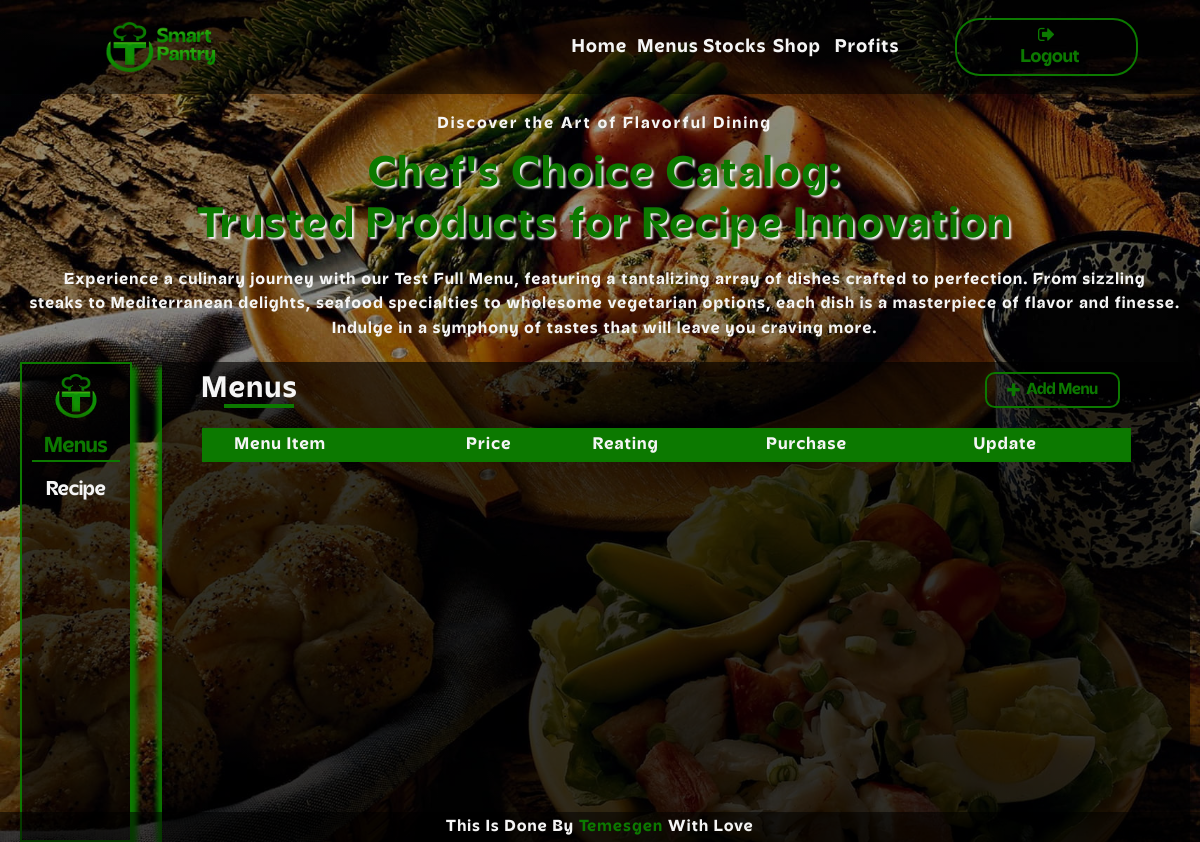
Page /Menu/ on the earlier database version.
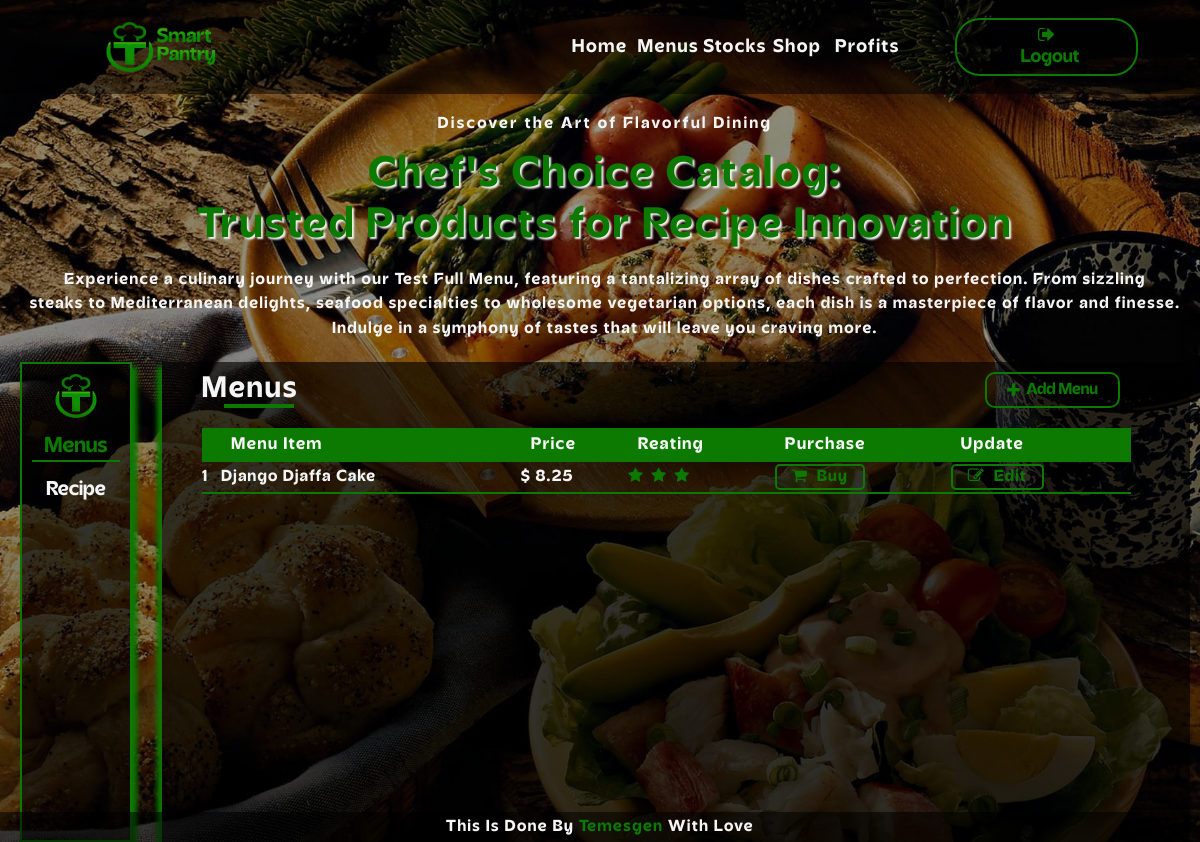
Same page on the later database version.
### inventory/models.py (models this page shows)
class MenuItem(models.Model):
    Title = models.CharField(max_length=30)
    Price = models.FloatField()
    Reating = models.IntegerField(default=3)
    Status = models.BooleanField(default=True)

### inventory/views.py (the view)
# urls.py: path("Menu/", views.ShowMenu, name="menu_item"),
def ShowMenu(request):
    menu_items = MenuItem.objects.order_by("-Reating")
    context = {
        "menu_items" : menu_items,
    }
    return render(request, "inventory/menus.html", context)

### inventory/templatetags/my_filters.py (called while the page is built)
@register.filter(name='range')
def filter_range(start, end):
    return range(start, end)

### inventory/templates/inventory/menus.html (shortened to what this page needs)
{% extends "inventory/base.html" %}
{% load static %}
{% load my_filters %}
{% block head %}
<link rel="stylesheet" href="{% static 'inventory/css/menu.css' %}">
<link rel="stylesheet" href="{%static 'inventory/font-awesome/css/font-awesome.min.css' %}">
{% endblock %}
{% block content %}
<div class="main">
    <div class="titles">
        <p class="sub_title">Discover the Art of Flavorful Dining</p>
        <h2 class="title">Chef's Choice Catalog: <br>Trusted Products for Recipe Innovation</h2>
        <p class="description">Experience a culinary journey with our Test Full Menu, featuring a tantalizing array of dishes crafted to perfection. From sizzling <br> steaks to Mediterranean delights, seafood specialties to wholesome vegetarian options, each dish is a masterpiece of flavor and finesse. <br> Indulge in a symphony of tastes that will leave you craving more.</p>
    </div>
    <div class="my_column">
        <div class="side_bar">
            <img src="{% static 'inventory/images/logo.png' %}" alt="logo image">
            <a href="{% url 'menu_item' %}" class="current">Menus</a>
            <a href="{% url 'recipes' %}">Recipe</a>
        </div>
        <div class="tables">
            <div class="table_top">
                <h2 class="navigation_Menu">Menus</h2>
                <a href="{% url 'Add_menu' %}" class="add_item"><i class="fa fa-plus" aria-hidden="true"></i>&nbsp;&nbsp;Add Menu</a>
            </div>
            <table>
                <tr>
                    <th></th>
                    <th>Menu Item</th>
                    <th>Price</th>
                    <th>Reating</th>
                    <th>Purchase</th>
                    <th>Update</th>
                </tr>
            {% for item in menu_items %}
                <tr>
                    <td class="number">{{ forloop.counter }}</td>
                    <td>{{ item.Title }}</td>
                    <td>$ {{ item.Price }} </td>
                    <td class="reating">{% for i in 0|range:item.Reating %}
                        <i class="fa fa-star"></i>
                        {% endfor %}
                    </td>
                    <td><a class="btn" href="{% url 'buy_conformation' item.id %}"><i class="fa fa-shopping-cart"></i>&nbsp;&nbsp;Buy</a></td>
                    <td><a href="{% url 'edit_menu_page' item.id %}"" class="btn"><i class="fa fa-pencil-square-o"></i>&nbsp;&nbsp;Edit</a></td>
                </tr>
            {% endfor %}
            </table>
        </div>
    </div>
</div>
{% endblock %}

Differences in the rows shown:
added MenuItem: Title "Django Djaffa Cake", Price "8.25", Reating 3 (drawn)
